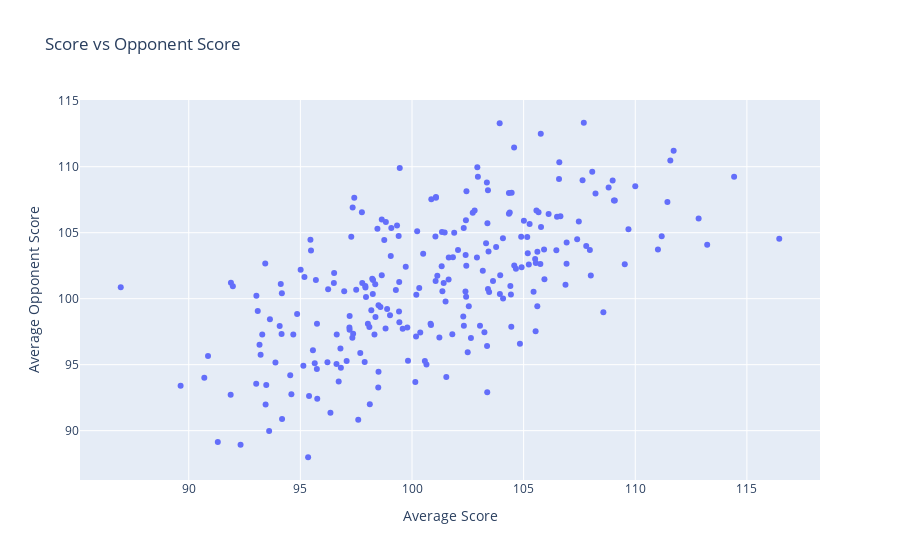

Notebook code cell kept with this figure:
### Markdown cell above
#### What are each team's average score and opponent score per season?

### Code cell
data = [go.Scatter(
    x = df_scores['avg score'],
    y = df_scores['avg opp score'],
    mode = 'markers',
    hovertext = df_scores['team_season']
)]

# create the layout 
layout = go.Layout(
    title = 'Score vs Opponent Score', # Graph title
    xaxis = dict(title = 'Average Score'), # x-axis label
    yaxis = dict(title = 'Average Opponent Score'), # y-axis label
    hovermode ='closest' # handles multiple points landing on the same vertical
)

# create the figure
fig = go.Figure(data=data, layout=layout)
fig.show()

### Figure 1 — Plotly figure (JSON) as saved in the notebook; plotly's stock layout.template omitted (floating-point values rounded to 4 significant figures; data arrays with more than 128 entries replaced by an {"elided": "..."} marker saying what was removed)
{"data": [{"hovertext": {"elided": "240 str values"}, "mode": "markers", "type": "scatter", "x": {"elided": "240 float values"}, "y": {"elided": "240 float values"}}], "layout": {"autosize": true, "hovermode": "closest", "title": {"text": "Score vs Opponent Score"}, "xaxis": {"autorange": true, "range": [85.14, 118.3], "title": {"text": "Average Score"}, "type": "linear"}, "yaxis": {"autorange": true, "range": [86.13, 115.2], "title": {"text": "Average Opponent Score"}, "type": "linear"}}}
